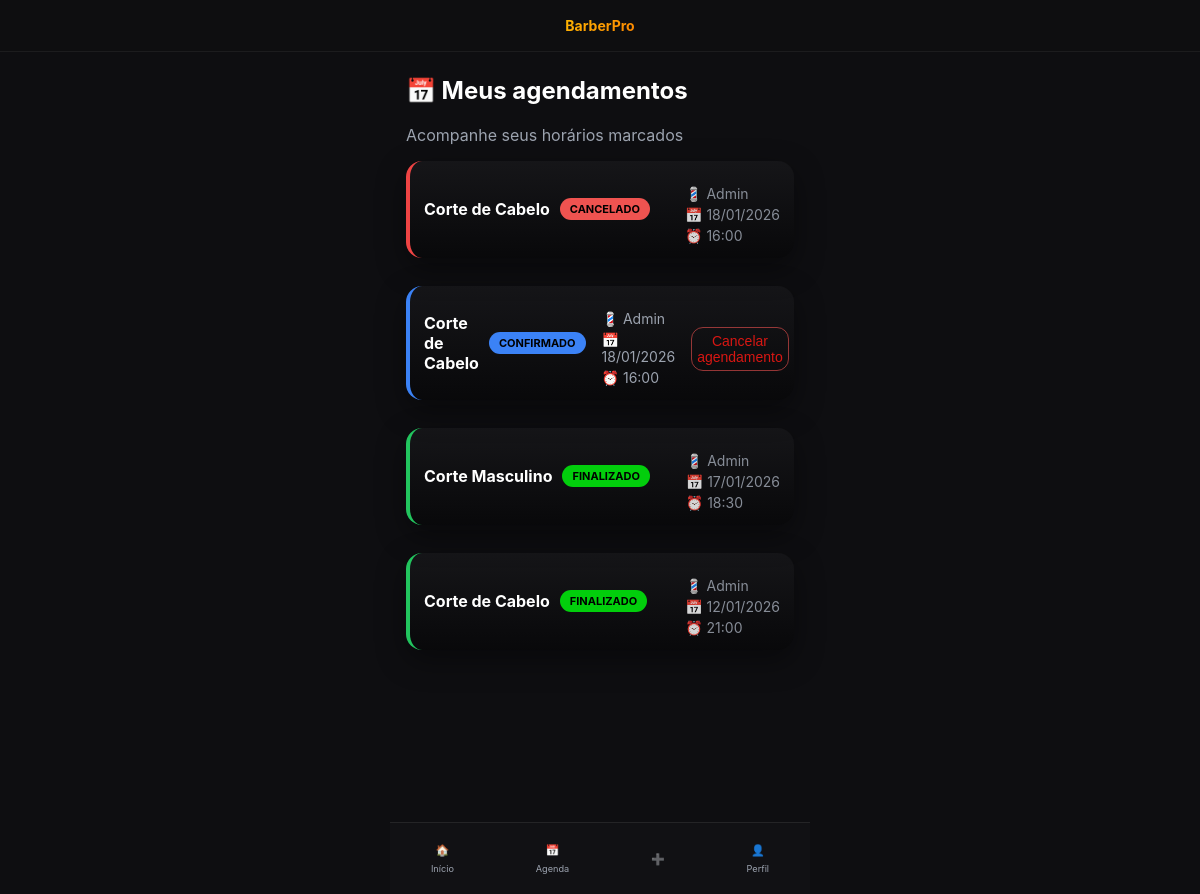
The page /meus-agendamentos (signed in) on the database its author committed.
### tables this page shows
CREATE TABLE agendamentos (
    id INTEGER PRIMARY KEY AUTOINCREMENT,
    cliente_id INTEGER NOT NULL,
    barbeiro_id INTEGER,
    servico_id INTEGER NOT NULL,
    data TEXT NOT NULL,
    hora TEXT NOT NULL,
    status TEXT DEFAULT 'pendente',
    observacao TEXT,
    created_at TIMESTAMP DEFAULT CURRENT_TIMESTAMP,
    FOREIGN KEY (cliente_id) REFERENCES clientes(id),
    FOREIGN KEY (barbeiro_id) REFERENCES barbeiros(id),
    FOREIGN KEY (servico_id) REFERENCES servicos(id)
);

CREATE TABLE servicos (
    id INTEGER PRIMARY KEY AUTOINCREMENT,
    nome TEXT NOT NULL,
    duracao_min INTEGER NOT NULL,
    preco REAL NOT NULL,
    ativo INTEGER DEFAULT 1
, descricao TEXT, imagem TEXT);

CREATE TABLE barbeiros (
    id INTEGER PRIMARY KEY AUTOINCREMENT,
    nome TEXT NOT NULL,
    ativo INTEGER DEFAULT 1
, foto TEXT, bio TEXT);

### app.py (the view)
@app.route("/meus-agendamentos")
def meus_agendamentos():
    if "cliente_id" not in session:
        return redirect(url_for("auth.login"))
    db = get_db()
    agendamentos = db.execute(
        """
        SELECT
            a.id,
            a.data,
            a.hora,
            a.status,
            s.nome AS servico,
            b.nome AS barbeiro
        FROM agendamentos a
        JOIN servicos s ON s.id = a.servico_id
        LEFT JOIN barbeiros b ON b.id = a.barbeiro_id
        WHERE a.cliente_id = ?
        ORDER BY a.data DESC, a.hora DESC
    """,
        (session["cliente_id"],),
    ).fetchall()
    return render_template("public/meus_agendamentos.html", agendamentos=agendamentos)

### app.py (called while the page is built)
@app.teardown_appcontext
def teardown_db(exception):
    close_db()

### db.py (called while the page is built)
def get_db():
    if "db" not in g:
        db_path = os.path.join(current_app.root_path, "database.db")
        g.db = sqlite3.connect(db_path)
        g.db.row_factory = sqlite3.Row
    return g.db

### templates/public/meus_agendamentos.html (shortened to what this page needs)
{% extends "base.html" %}
{% block content %}
<section class="fade-in">
  <h1>📅 Meus agendamentos</h1>
  <p class="muted">Acompanhe seus horários marcados</p>
  <div class="agenda-list">
    {% for a in agendamentos %}
    <div class="agenda-card status-{{ a.status }}">
      <div class="agenda-header">
        <h3>{{ a.servico }}</h3>
        <span class="status-badge {{ a.status }}">
          {{ a.status|upper }}
        </span>
      </div>
      <div class="agenda-info">
        <div>💈 {{ a.barbeiro or "A definir" }}</div>
        <div>📅 {{ a.data.split("-")[2] }}/{{ a.data.split("-")[1] }}/{{ a.data.split("-")[0] }}</div>
        <div>⏰ {{ a.hora }}</div>
      </div>
      {% if a.status in ["pendente", "confirmado"] %}
      <button type="button" class="btn-danger-outline" data-id="{{ a.id }}" onclick="abrirModalCancelamento(this)">
        Cancelar agendamento
      </button>
      {% endif %}
    </div>
    {% endfor %}
  </div>
</section>
{% endblock %}

### templates/base.html (shortened to what this page needs)
<!DOCTYPE html>
<html lang="pt-br">
<head>
  <link rel="stylesheet" href="/static/css/base.css">
  <link rel="stylesheet" href="/static/css/components.css">
  <link rel="stylesheet" href="/static/css/app.css">
</head>
<body>
  <header class="app-header">
    <span class="app-title">BarberPro</span>
  </header>
  <main class="app-container">
    {% block content %}{% endblock %}
  </main>
  <nav class="bottom-nav">
    <a href="/" class="nav-item {% if request.path == '/' %}active{% endif %}">
      <span>🏠</span>
      <small>Início</small>
    </a>
    <a href="/meus-agendamentos"
      class="nav-item {% if request.path.startswith('/meus-agendamentos') %}active{% endif %}">
      <span>📅</span>
      <small>Agenda</small>
    </a>
    <a href="/agendar/servico" class="nav-item nav-main {% if request.path.startswith('/agendar') %}active{% endif %}">
      ➕
    </a>
    <a href="/perfil" class="nav-item {% if request.path.startswith('/perfil') %}active{% endif %}">
      <span>👤</span>
      <small>Perfil</small>
    </a>
  </nav>
</body>
</html>

### static/css/base.css (style rules this page uses)
:root { --bg: #0e0e11; --card: #15151a; --primary: #ffb703; --primary-dark: #fb8500; --text: #ffffff; --muted: #9ca3af; --success: #22c55e; --danger: #ef4444; --info: #3b82f6; --radius: 16px; }
* { box-sizing: border-box; -webkit-tap-highlight-color: transparent; }
body { background-color: var(--bg); color: var(--text); margin: 0; font-family: "Inter", system-ui, sans-serif; padding-bottom: 90px; }
a { color: var(--primary); text-decoration: none; }
h1, h2 { margin-top: 0; }
section { margin-bottom: 22px; }
.fade-in { animation: fadeIn 0.35s ease; }

### static/css/components.css (style rules this page uses)
.nav-item { color: var(--muted); text-decoration: none; font-size: 11px; display: flex; flex-direction: column; align-items: center; gap: 6px; }
.bottom-nav { position: fixed; bottom: 0; left: 50%; transform: translateX(-50%); max-width: 420px; width: 100%; height: 72px; background: rgba(18,18,22,.95); backdrop-filter: blur(14px); border-top: 1px solid rgba(255,255,255,.08); display: flex; justify-content: space-around; align-items: center; z-index: 100; }
.muted { color: var(--muted); }
.agenda-list { display: flex; flex-direction: column; gap: 16px; }
.agenda-card { display: grid; grid-template-columns: 120px 1fr 140px 220px; gap: 16px; padding: 16px; border-radius: 16px; background: var(--card); align-items: center; box-shadow: 0 10px 30px rgba(0,0,0,.35); transition: transform .25s ease, box-shadow .25s ease; }
.status-badge { padding: 6px 14px; border-radius: 999px; font-size: 12px; font-weight: 600; text-transform: capitalize; }
.status-confirmado { background: #3b82f6; color: #000; }
.status-finalizado { background: #07ca4f; color: #000; }
.status-cancelado { background: #ef4444; color: #000; }
.agenda-card.status-cancelado, .agenda-card.status-finalizado, .agenda-card.status-pendente, .agenda-card.status-confirmado { background: linear-gradient( 180deg, rgba(255,255,255,0.03), rgba(0,0,0,0.4) ); }
.agenda-card.status-cancelado .agenda-info, .agenda-card.status-finalizado .agenda-info { opacity: .85; }
.agenda-card { border-left: 4px solid transparent; }
.agenda-card.status-confirmado { border-left-color: #3b82f6; }
.agenda-card.status-finalizado { border-left-color: #22c55e; }
.agenda-card.status-cancelado { border-left-color: #ef4444; }

### static/css/app.css (style rules this page uses)
.app-header { height: 52px; display: flex; align-items: center; justify-content: center; font-weight: 700; font-size: 14px; background: rgba(15,15,17,.75); backdrop-filter: blur(10px); border-bottom: 1px solid rgba(255,255,255,.06); }
.app-title { background: linear-gradient(135deg, var(--primary), var(--primary-dark)); background-clip: text; -webkit-background-clip: text; -webkit-text-fill-color: transparent; }
.app-container { max-width: 420px; margin: auto; padding: 24px 16px 120px; }
.agenda-list { display: flex; flex-direction: column; gap: 16px; }
.agenda-card { background: rgba(20,20,24,.9); border-radius: 18px; padding: 16px; box-shadow: 0 12px 30px rgba(0,0,0,.45); border-left: 4px solid var(--primary); animation: fadeUp .4s ease; }
.agenda-header { display: flex; justify-content: space-between; align-items: center; }
.agenda-header h3 { margin: 0; font-size: 16px; color: white; }
.agenda-info { margin-top: 10px; font-size: 14px; color: var(--muted); display: grid; gap: 4px; }
.status-badge { font-size: 11px; font-weight: 700; padding: 4px 10px; border-radius: 20px; text-transform: uppercase; }
.status-badge.confirmado { margin-left: 10px; background: #3b82f6; color: #000; }
.status-badge.cancelado { margin-left: 10px; background: #ef5350; color: #000; }
.status-badge.finalizado { margin-left: 10px; background: #02ce0c; color: #000; }
.btn-danger-outline { background: transparent; display: inline-block; margin-top: 12px; padding: 5px; border-radius: 12px; text-align: center; font-size: 14px; cursor: pointer; border: 1px solid rgba(239,83,80,.6); color: #d81713; transition: all .2s ease; }
.agenda-card { display: block; }
.agenda-card { background: rgba(20,20,24,.9); border-radius: 16px; padding: 14px; margin-bottom: 12px; display: flex; justify-content: space-between; align-items: center; box-shadow: 0 10px 30px rgba(0,0,0,.4); }

### rows shown on the page
agendamentos: servico "Corte de Cabelo", status "CANCELADO", nome "Admin", data "18", data "01", data "2026", hora "16:00"
agendamentos: servico "Corte de Cabelo", status "CONFIRMADO", nome "Admin", data "18", data "01", data "2026", hora "16:00"
agendamentos: servico "Corte Masculino", status "FINALIZADO", nome "Admin", data "17", data "01", data "2026", hora "18:30"
agendamentos: servico "Corte de Cabelo", status "FINALIZADO", nome "Admin", data "12", data "01", data "2026", hora "21:00"
